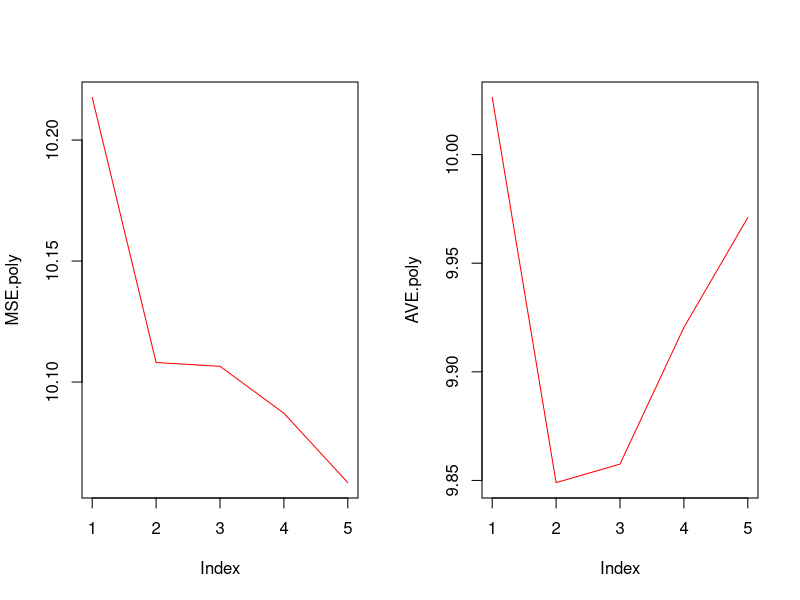
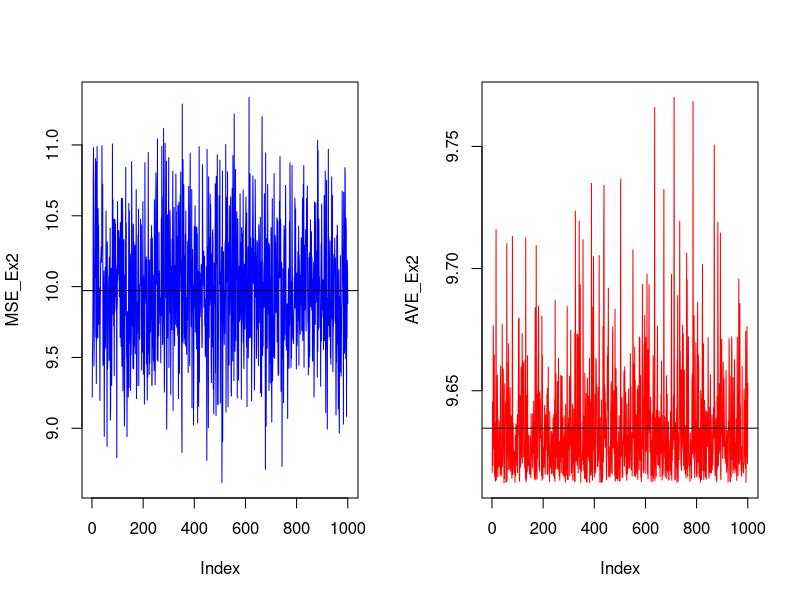

Write the R code that produced these figures, in order.
#####################################################################
###   ProblemSet 01: DGP, MonteCarlo and MTE
#####################################################################

### Preface
# clearing workspace and set wd
rm(list=ls())
cat("\014")
dev.off()
#library(plm)

#####################################################################
###   Exercise 1

N=1000
sig_x= 1.5
mu_x=  0
sig_u= 10

beta1= 5
beta2= -0.5
x_1= c(rep(1,N))      # is a constant
set.seed(123)         # to generate always the same random numbers

#a)
x_2_train=rnorm(N,mu_x,sig_x^0.5)
res_train=rnorm(N,0,sig_u^0.5)
y_train=beta1*x_1+beta2*x_2_train+res_train

#b)
x_2_test=rnorm(N,mu_x,sig_x^0.5)
res_test=rnorm(N,0,sig_u^0.5)
y_test=beta1*x_1+beta2*x_2_test+res_test

#c)
model=lm(y_train ~ x_2_train)
summary(model)
beta1_hat=unname(model$coefficients[1])
beta2_hat=unname(model$coefficients[2])



#d)
yfit_train=predict(model)
MSE=1/N*sum((y_train-yfit_train)^2)

yfit_test=beta1_hat+beta2_hat*x_2_test
AVE=1/N*sum((y_test-yfit_test)^2)     # Ave=MSE but only for compairing training and test sample


# e)
#defining additional X_2T values with increasing polynomial
x_2_train.poly=matrix(NaN,N,5) #empty matrix to be filled with polynomials of x_2T
for (i in 0:4){
  x_2_train.poly[,i+1]=x_2_train^i #column 1-5 filled with x_2T to the power of 0-4
}

#defining coefficients for each regression on additional polynomial of x_2T
OLS.poly=matrix(0,5,5) #empty matrix to be filled with coefficients of regressions
yfit_train.poly=matrix(NaN,N,5) #empty matrix to be filled with fitted values of regressions
for (i in 0:4){
  OLS.poly[1:(i+1),(i+1)]=lm(y_train~x_2_train.poly[,1:(i+1)]-1)$coefficients
  yfit_train.poly[,(i+1)]=lm(y_train~x_2_train.poly[,1:(i+1)]-1)$fitted.values
}

#calculating MSEs with increasing polynomial
MSE.poly=numeric()
for (i in 1:5){
  MSE.poly[i]=(1/N)*sum((y_train-yfit_train.poly[,i])^2)
}
MSE.poly

#calculating predited values for test sample
yfit_test.poly=matrix(NaN,N,5)
for (i in 1:5){
  yfit_test.poly[,i]=OLS.poly[1,i]*x_1+OLS.poly[2,i]*x_2_test+OLS.poly[3,i]*(x_2_test^2)+
    OLS.poly[4,i]*(x_2_test^3)+OLS.poly[5,i]*(x_2_test^4)
}


#calculating AVEs with increasing polynomial
AVE.poly=numeric()
for (i in 1:5){
  AVE.poly[i]=(1/N)*sum((y_test-yfit_test.poly[,i])^2)
}
AVE.poly

par(mfrow=c(1,2))
plot(MSE.poly, type='l', col="red")
plot(AVE.poly, type='l', col="red")

### Note: Our average prediction error (AVE) increases after adding the
#         thrid polynominal (x^3) - Reason: the true DGP is
#         y = c + b*x + res

#####################################################################
###   Exercise 2

rm(list=ls())
#cat("\014")

N=1000
sig_x= 1.5
mu_x=  0
sig_u= 10

beta1= 5
beta2= -0.5
x_1= c(rep(1,N))      # is a constant

# a) and b)
MCN=1000
MSE_Ex2=matrix(NaN,MCN,1)
AVE_Ex2=matrix(NaN,MCN,1)
set.seed(100)

### Note: For efficieny it is better to generatetest sample once
#         before the MC-Simulation is started.
#         Reason: training and test sample are drawn from a random distribution

# test Data
x_2_test=rnorm(N,mu_x,sig_x^0.5)
res_test=rnorm(N,0,sig_u^0.5)
y_test=beta1*x_1+beta2*x_2_test+res_test


for (i in 1:MCN){
  # training Data
  x_2_train=rnorm(N,mu_x,sig_x^0.5)
  res_train=rnorm(N,0,sig_u^0.5)
  y_train=beta1*x_1+beta2*x_2_train+res_train

  # setting up regression model
  model=lm(y_train ~ x_2_train)
  beta1_hat=unname(model$coefficients[1])
  beta2_hat=unname(model$coefficients[2])

  # calculation of MSE
  yfit_train=predict(model)
  MSE_Ex2[i]=1/N*sum((y_train-yfit_train)^2)

  # calculation of AVE
  yfit_test=beta1_hat+beta2_hat*x_2_test
  AVE_Ex2[i]=1/N*sum((y_test-yfit_test)^2)
}

# b)
avg_MSE=mean(MSE_Ex2)
avg_AVE=mean(AVE_Ex2)

# c)
par(mfrow=c(1,2))
plot(MSE_Ex2, type="l", col="blue")
abline(h=avg_MSE, col="black")
plot(AVE_Ex2, type="l", col="red")
abline(h=avg_AVE, col="black")

# d) Along which margins could you vary parameters of the initial simulation set-up and what would
#    be your intuition based on the theoretical properties of the considered objects of interest?
#
#    Idea:  the higher the number of iterations in our Monte-Carlo simulation, the more precise will be our estimation
#           of avg. MSE and avg. AVE to the true DGP value sigma_u
#    For example: MCN=10 vs. MCN=1000
